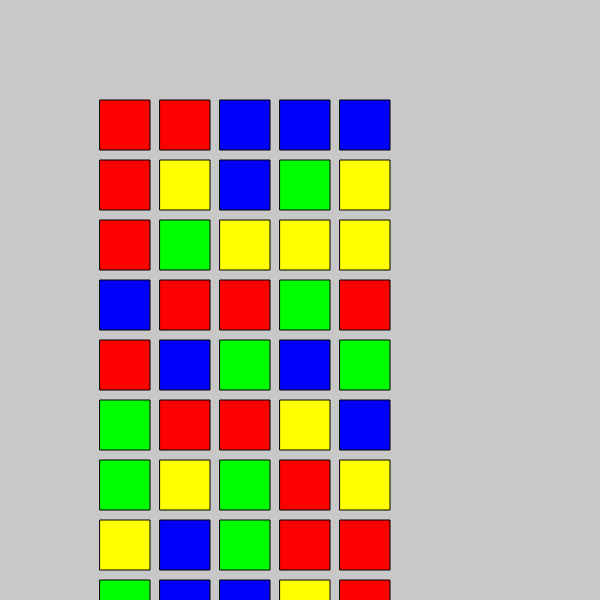
Frame 1 (no input)
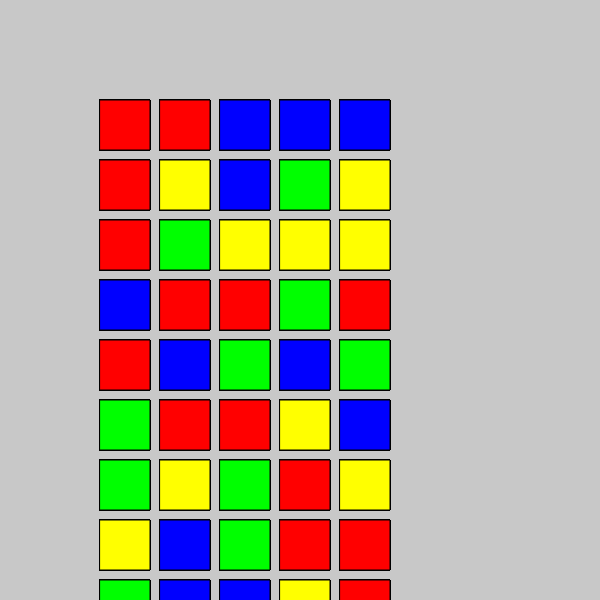
Frame 60 (no input)
Frame 120 (the mouse pressed at the canvas centre since frame 60): identical to frame 60, image omitted

The p5.js sketch that drew these frames (run headless with seeded random() and noise() and a simulated clock; from frame 60 on, the mouse is pressed at the canvas centre):

// p5.js sketch
// ── sketch.js
let grid;
let lengteCel = 50;
let kleuren;
let blue;
let yellow;
let green;
let red;
let aantalKleuren = 4;
let random;

function setup() {
  // put setup code here

	let blue = color(0,0,255);
	let yellow = color(255,255,0);
	let green = color(0,255,0);
	let red = color(255,0,0);
	let kleuren = [blue,yellow,green,red];
    createCanvas(600,600);
    background(200);
    grid = new Array(10);
    for (let rij = 0; rij<10; rij++){
        grid[rij] = new Array(5);
		for (let kolom=0; kolom<5; kolom++){
			random = Math.floor(aantalKleuren*Math.random());
			grid[rij][kolom] = kleuren[random];
		}
    }
}

function draw() {
  // put drawing code here

    for (let rij = 0; rij<10; rij++){
        for (let kolom=0; kolom<5; kolom++){
			let x = kolom*60+50;
			let y = rij*60+50;
			fill(grid[rij][kolom])
			stroke(0);
			rect(x+50,y+50,lengteCel,lengteCel);

		}
    }


	
}
